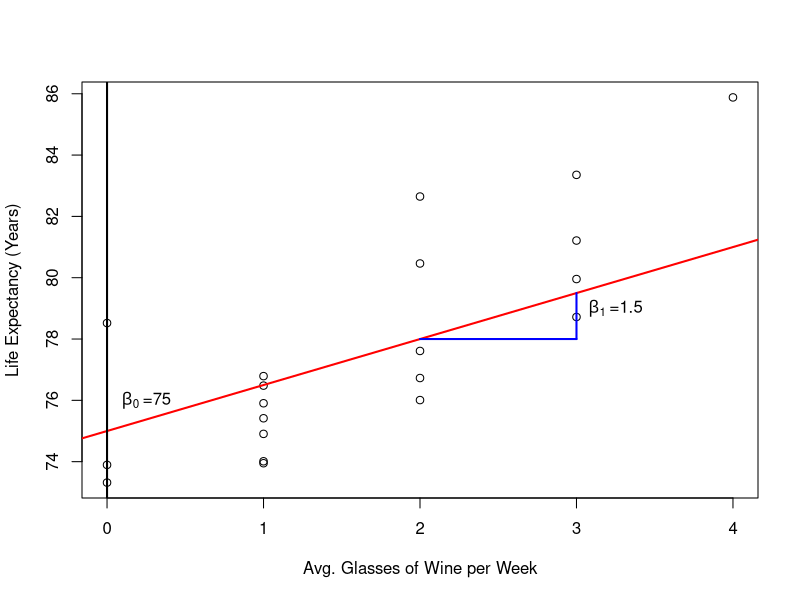
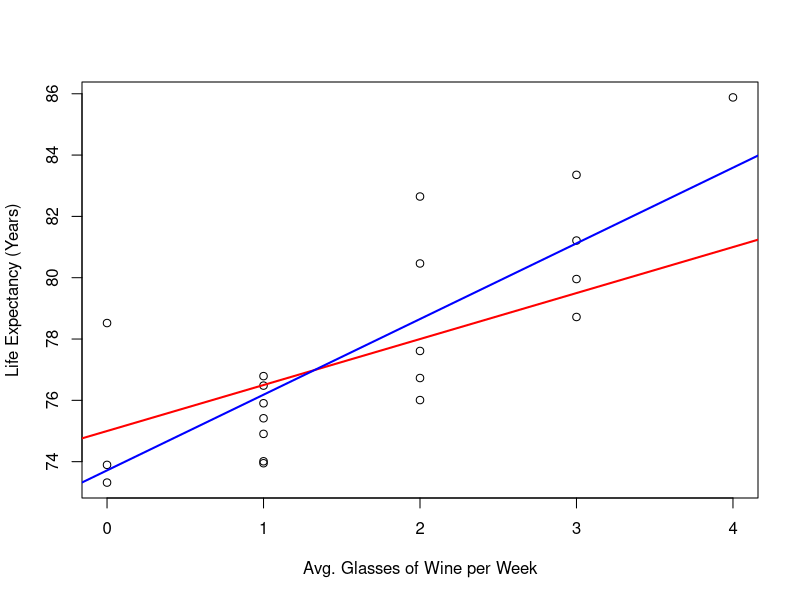
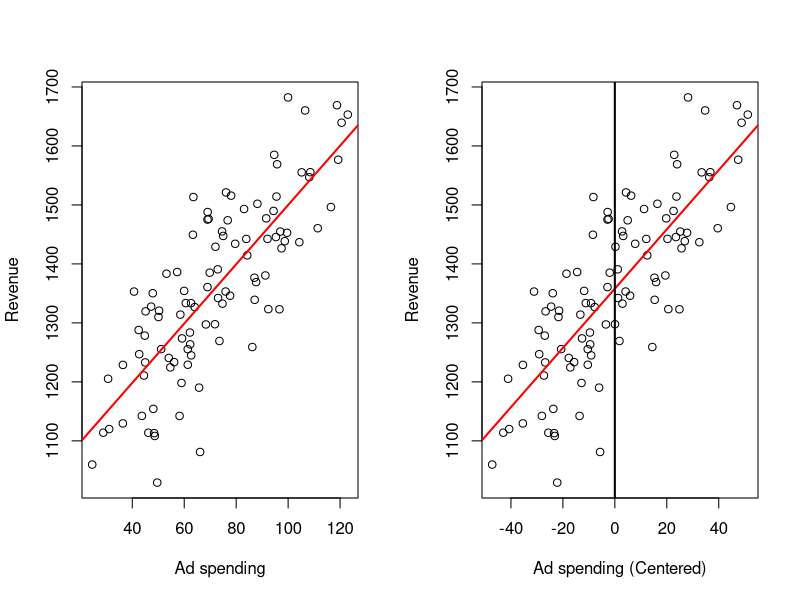
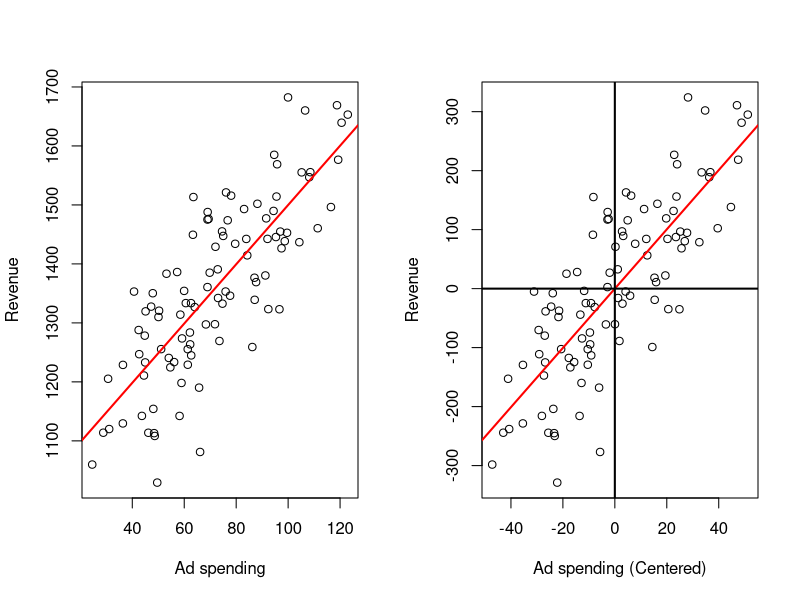
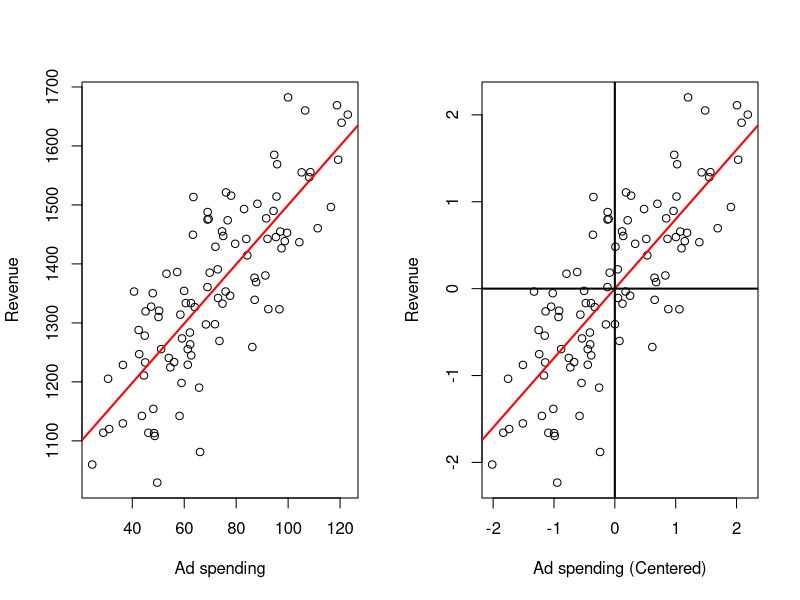
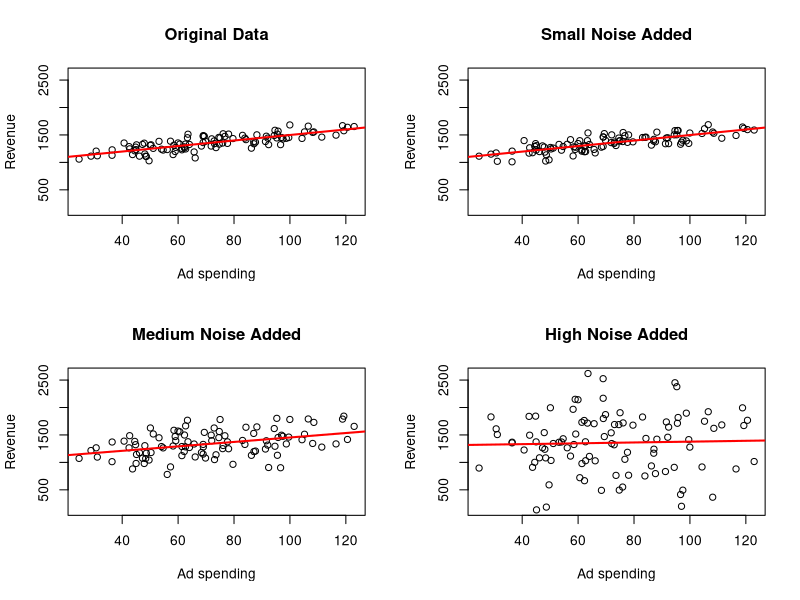

These charts were generated, in order, by the following R code:
## ---- chunk 1
dat <- read.csv(file = "Wine Data.csv")
plot(x    = dat$Glasses,
     y    = dat$Years,
     xlab = "Avg. Glasses of Wine per Week",
     ylab = "Life Expectancy (Years)")
abline(a   = 75,
       b   = 1.5,
       col = 'red',
       lwd = 2)
abline(v   = 0,
       lwd = 2)
text(x = 0.25, y = 76, expression(beta[0] ~ "=75"))
text(x = 3.25, y = 79, expression(beta[1] ~ "=1.5"))
segments(x0 = c(2, 3),
         x1 = c(3, 3),
         y0 = c(78, 78),
         y1 = c(78, 79.5),
         lwd = 2,
         col = 'blue')
## ---- chunk 2
outReg <- lm(Years ~ Glasses, data = dat)
plot(x    = dat$Glasses,
     y    = dat$Years,
     xlab = "Avg. Glasses of Wine per Week",
     ylab = "Life Expectancy (Years)")
abline(a   = 75,
       b   = 1.5,
       col = 'red',
       lwd = 2)
abline(a   = outReg$coefficients[1],
       b   = outReg$coefficients[2],
       col = 'blue',
       lwd = 2)
## ---- chunk 3
# Read Data
dat <- read.csv("Ad spending Data.csv")
# Assign data
x <- dat$Ad.Spending
y <- dat$Revenue
# Centers x
xCen <- x - mean(x)
# Linear regression on the original data
outRegOri <- lm(y ~ x)
# Linear regression on the centered independent variable data
outRegCen <- lm(y ~ xCen)
# Plots
## Two plots in the same image
par(mfrow = c(1, 2))
## Original data
# Plots the points
plot(x    = x,
     y    = y,
     xlab = "Ad spending",
     ylab = "Revenue")
# Plots the regression line
abline(a   = outRegOri$coefficients[1],
       b   = outRegOri$coefficients[2],
       col = 'red',
       lwd = 2)
## Independent Variable centered data
# Plots the points
plot(x    = xCen,
     y    = y,
     xlab = "Ad spending (Centered)",
     ylab = "Revenue")
# Plots the regression line
abline(a   = outRegCen$coefficients[1],
       b   = outRegCen$coefficients[2],
       col = 'red',
       lwd = 2)
abline(v   = 0,
       lwd = 2)
## ---- chunk 4
# Read Data
dat <- read.csv("Ad spending Data.csv")
# Assign data
x <- dat$Ad.Spending
y <- dat$Revenue
# Centers x and y
xCen <- x - mean(x)
yCen <- y - mean(y)
# Linear regression on the original data
outRegOri <- lm(y ~ x)
# Linear regression on the centered data
outRegCen <- lm(yCen ~ xCen)
# Plots
## Two plots in the same image
par(mfrow = c(1, 2))
## Original data
# Plots the points
plot(x    = x,
     y    = y,
     xlab = "Ad spending",
     ylab = "Revenue")
# Plots the regression line
abline(a   = outRegOri$coefficients[1],
       b   = outRegOri$coefficients[2],
       col = 'red',
       lwd = 2)
## Centered data
# Plots the points
plot(x    = xCen,
     y    = yCen,
     xlab = "Ad spending (Centered)",
     ylab = "Revenue")
# Plots the regression line
abline(a   = outRegCen$coefficients[1],
       b   = outRegCen$coefficients[2],
       col = 'red',
       lwd = 2)
abline(v   = 0,
       lwd = 2)
abline(h   = 0,
       lwd = 2)
## ---- chunk 5
# Read Data
dat <- read.csv("Ad spending Data.csv")
# Assign data
x <- dat$Ad.Spending
y <- dat$Revenue
# Standardizes x and y
xSta <- (x - mean(x))/sqrt(var(x))
ySta <- (y - mean(y))/sqrt(var(y))
# Linear regression on the original data
outRegOri <- lm(y ~ x)
# Linear regression on the standard data
outRegSta <- lm(ySta ~ xSta)
# Plots
## Two plots in the same image
par(mfrow = c(1, 2))
## Original data
# Plots the points
plot(x    = x,
     y    = y,
     xlab = "Ad spending",
     ylab = "Revenue")
# Plots the regression line
abline(a   = outRegOri$coefficients[1],
       b   = outRegOri$coefficients[2],
       col = 'red',
       lwd = 2)
## Standard data
# Plots the points
plot(x    = xSta,
     y    = ySta,
     xlab = "Ad spending (Centered)",
     ylab = "Revenue")
# Plots the regression line
abline(a   = outRegSta$coefficients[1],
       b   = outRegSta$coefficients[2],
       col = 'red',
       lwd = 2)
abline(v   = 0,
       lwd = 2)
abline(h   = 0,
       lwd = 2)
## ---- chunk 6
# Read Data
dat <- read.csv("Ad spending Data.csv")
# Assign data
x <- dat$Ad.Spending
y <- dat$Revenue

# Adds Noise
yNoiLe1 <- y + rnorm(n = 100, sd =  50)
yNoiLe2 <- y + rnorm(n = 100, sd = 200)
yNoiLe3 <- y + rnorm(n = 100, sd = 500)

# Auxiliary Variables
ymax <- max(y, yNoiLe1, yNoiLe2, yNoiLe3)
ymin <- min(y, yNoiLe1, yNoiLe2, yNoiLe3)
xmax = max(x)
xmin = min(x)

# Performs Linear Regression
outRegOri    <- lm(y ~ x)
outRegNoiLe1 <- lm(yNoiLe1 ~ x)
outRegNoiLe2 <- lm(yNoiLe2 ~ x)
outRegNoiLe3 <- lm(yNoiLe3 ~ x)

# Plots
par(mfrow = c(2, 2))

plot(x    = x,
     y    = y,
     xlab = "Ad spending",
     ylab = "Revenue",
     main = "Original Data",
     ylim = c(ymin, ymax),
     xlim = c(xmin, xmax))
# Plots the regression line
abline(a   = outRegOri$coefficients[1],
       b   = outRegOri$coefficients[2],
       col = 'red',
       lwd = 2)
plot(x    = x,
     y    = yNoiLe1,
     xlab = "Ad spending",
     ylab = "Revenue",
     main = "Small Noise Added",
     ylim = c(ymin, ymax),
     xlim = c(xmin, xmax))
# Plots the regression line
abline(a   = outRegNoiLe1$coefficients[1],
       b   = outRegNoiLe1$coefficients[2],
       col = 'red',
       lwd = 2)
plot(x    = x,
     y    = yNoiLe2,
     xlab = "Ad spending",
     ylab = "Revenue",
     main = "Medium Noise Added",
     ylim = c(ymin, ymax),
     xlim = c(xmin, xmax))
# Plots the regression line
abline(a   = outRegNoiLe2$coefficients[1],
       b   = outRegNoiLe2$coefficients[2],
       col = 'red',
       lwd = 2)
plot(x    = x,
     y    = yNoiLe3,
     xlab = "Ad spending",
     ylab = "Revenue",
     main = "High Noise Added",
     ylim = c(ymin, ymax),
     xlim = c(xmin, xmax))
# Plots the regression line
abline(a   = outRegNoiLe3$coefficients[1],
       b   = outRegNoiLe3$coefficients[2],
       col = 'red',
       lwd = 2)

print("Original Data LM summary")
summary(outRegOri)
print("Level 1 LM summary")
summary(outRegNoiLe1)
print("Level 2 LM summary")
summary(outRegNoiLe2)
print("Level 3 LM summary")
summary(outRegNoiLe3)
